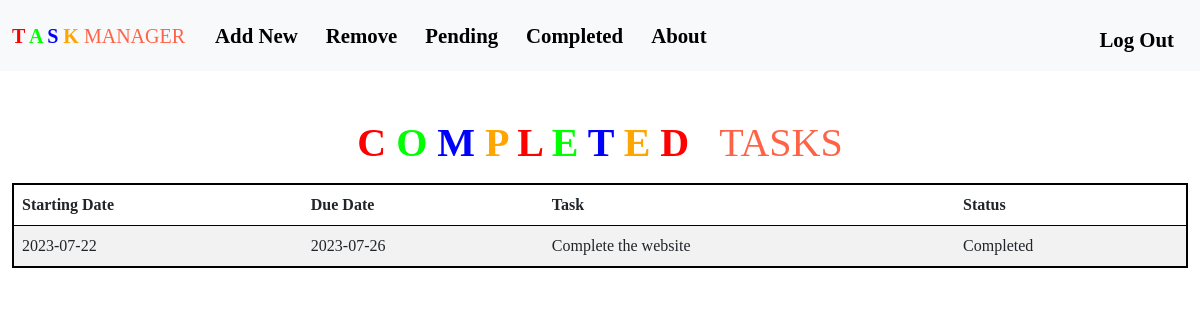
/completed_task (signed in), run on the app's committed database.
### tables this page shows
CREATE TABLE new_task (
    id INTEGER PRIMARY KEY AUTOINCREMENT NOT NULL,
    username TEXT NOT NULL,
    due_date TEXT NOT NULL,
    start_date TEXT NOT NULL,
    task TEXT NOT NULL CHECK(length(task) <= 100),
    description TEXT NOT NULL CHECK(length(description) <= 500),
    status TEXT NOT NULL CHECK(status IN ('Pending', 'Completed', 'In Progress')),
    timestamp TIMESTAMP DEFAULT CURRENT_TIMESTAMP
);

### app.py (the view)
@app.route("/completed_task")
@login_required
def completed_task():
    TASKS = db.execute(
        "SELECT * FROM new_task WHERE username = ? AND status = ?",
        session["user_id"],
        "Completed",
    )
    return render_template("completed_task.html", TASKS=TASKS)

### help.py (called while the page is built)
def login_required(f):
    @wraps(f)
    def decorated_function(*args, **kwargs):
        if session.get("user_id") is None:
            return redirect("/login")
        return f(*args, **kwargs)
    return decorated_function

### templates/completed_task.html (shortened to what this page needs)
{% extends "layout.html" %}
{% block main %}
<h1 mb-0>
    <strong>
      <span style="color: #FF0000;">C</span>
      <span style="color: #00FF00;">O</span>
      <span style="color: #0000FF;">M</span>
      <span style="color: #FFA500;">P</span>
      <span style="color: #FF0000;">L</span>
      <span style="color: #00FF00;">E</span>
      <span style="color: #0000FF;">T</span>
      <span style="color: #FFA500;">E</span>
      <span style="color: #FF0000;">D</span>
      <span style="color: #FF0000;">&nbsp;</span>
    </strong>
    <span style="color: #FF6347;">TASKS</span>
  </h1>
<table class="table table-striped index-table mt-3">
    <thead>
        <tr>
            <th class="text-start">Starting Date</th>
            <th class="text-start">Due Date</th>
            <th class="text-start">Task</th>
            <th class="text-start">Status</th>
        </tr>
    </thead>
    <tbody>
        {% for task in TASKS %}
        <tr>
            <td class="text-start">{{ task.start_date }}</td>
            <td class="text-start">{{ task.due_date }}</td>
            <td class="text-start">{{ task.task }}</td>
            <td class="text-start">{{ task.status }}</td>
        </tr>
        {% endfor %}
    </tbody>
</table>
{% endblock %}

### static/styles.css (style rules this page uses)
* { font-family: Georgia, 'Times New Roman', Times, serif; }
.index-table { justify-content: center; align-items: center; border: 2px solid black; border-radius: 20px; background-color: #b9b9b9; }
.index-table thead { background-color: #6c4b62; }

### data on the page
new_task: start_date "2023-07-22", due_date "2023-07-26", task "Complete the website", status "Completed"
